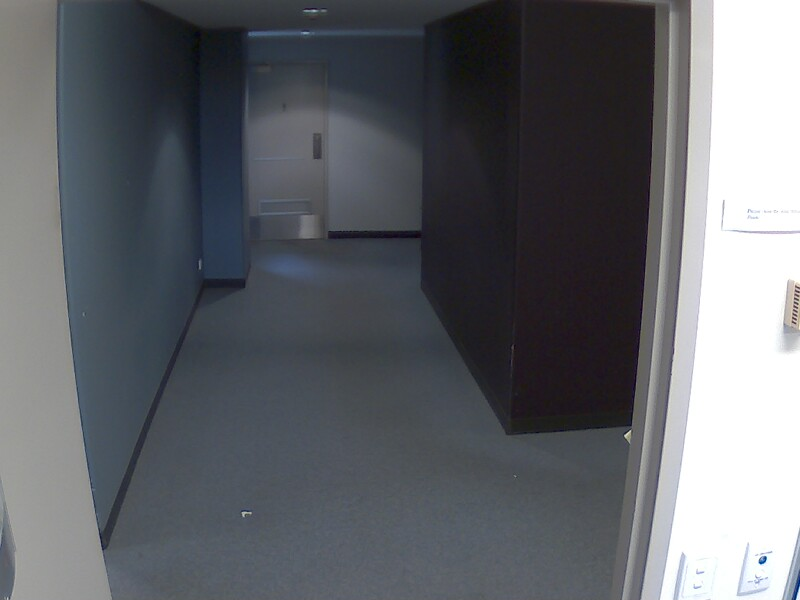
%> input picture Misc/playground_patrick/00000000.jpg, 800 x 600 px, given in place of 00000511.jpg, which was not available
$ octave playground.m   (GNU Octave 9; MATLAB toolbox functions it lacks are replaced by stand-ins)
%> lines starting %> are read from the running program, lines starting %| are printed output that depends on the picture; in (x1, y1, x2, y2) boxes, pixels count from 0 and x2, y2 are one past the last pixel; in counts of white or black regions, pixels touching at a corner belong together; the program's own positions count from 1; pictures that were not available may be replaced by others from this repository, and a replacement may not be noted
clear
close all
clc

image_num = 7;

switch image_num
    case 1
        i1 = imread('00000215.jpg');
        i2 = imread('00000216.jpg');
    case 2
        i1 = imread('00000160.jpg');
        i2 = imread('00000161.jpg');
    case 3
        i1 = imread('00000377.jpg');
        i2 = imread('00000378.jpg');
    case 4
        i1 = imread('00000784.jpg');
        i2 = imread('00000785.jpg');
    case 5
        i1 = imread('00000955.jpg');
        i2 = imread('00000956.jpg');
    case 6
        i1 = imread('00000197.jpg');
        i2 = imread('00000198.jpg');
    case 7
        i1 = imread('00000511.jpg');
%> i1 is the input picture: size 600x800x3 uint8; mean R, G, B 97.5, 100.2, 105.1
        i2 = imread('00000512.jpg');
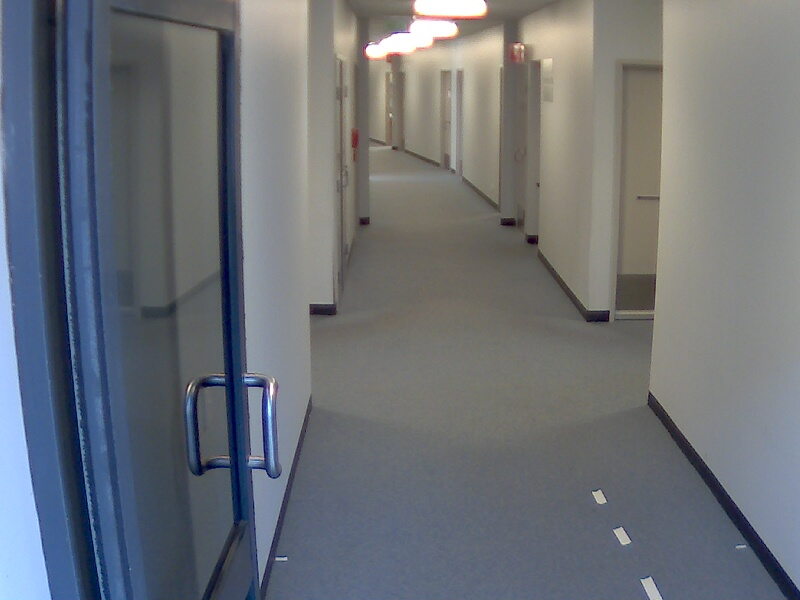
%> input picture Misc/playground_patrick/00000001.jpg, 800 x 600 px, given in place of 00000512.jpg, which was not available
%> i2 is the input picture: size 600x800x3 uint8; mean R, G, B 108.3, 112.7, 118.5

end

img1 = i1;
img2 = i2;
clear i1 i2;
gray1 = img1(:,:,1) * 0.299 + img1(:,:,2) * 0.587 + img1(:,:,3) * 0.114;
gray2 = img2(:,:,1) * 0.299 + img2(:,:,2) * 0.587 + img2(:,:,3) * 0.114;

% Make images zero mean
zero_mean1 = gray1 - mean(gray1(:));
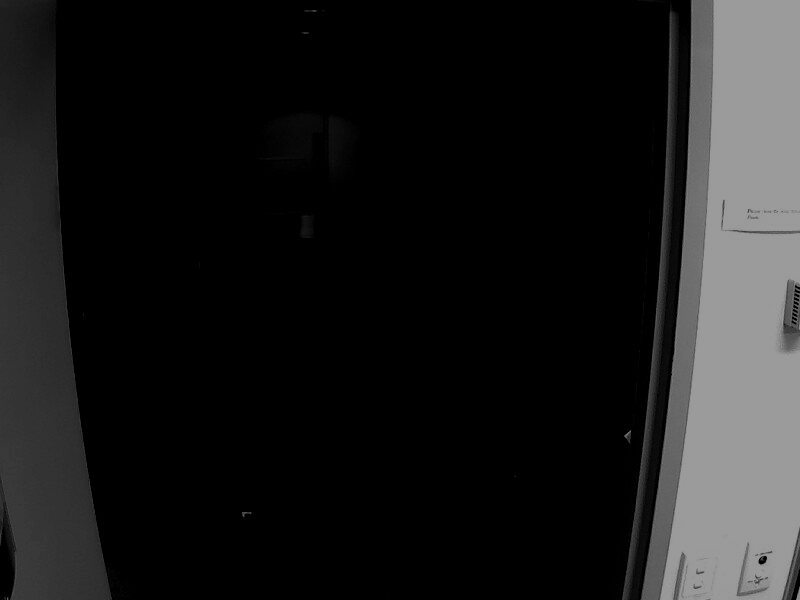
%> zero_mean1: size 600x800 uint8; min 0, max 155, mean 27.1
zero_mean2 = gray2 - mean(gray2(:));
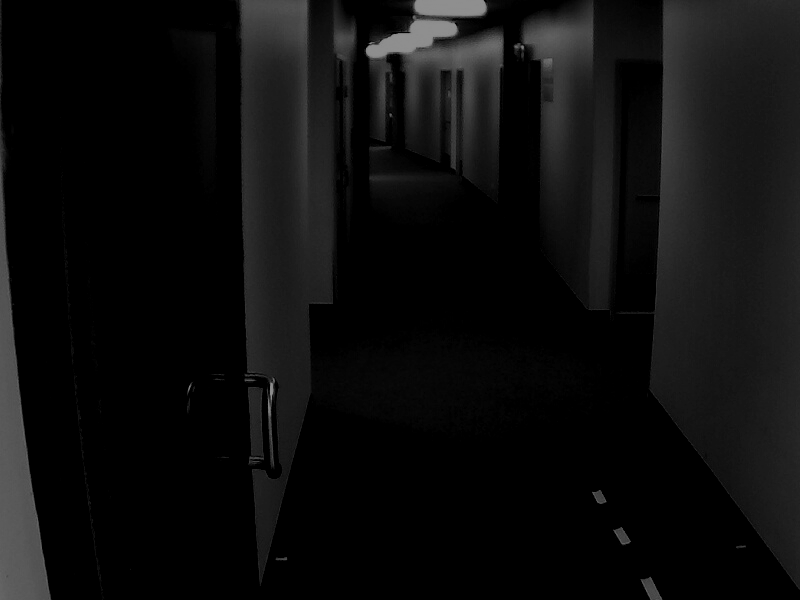
%> zero_mean2: size 600x800 uint8; min 0, max 143, mean 13.5

% Calcluate difference images
img_diff = (zero_mean2 - zero_mean1) .^ 2;

% Remove distortion by gauss filtering
img_diff = imgaussfilt(img_diff, 40);
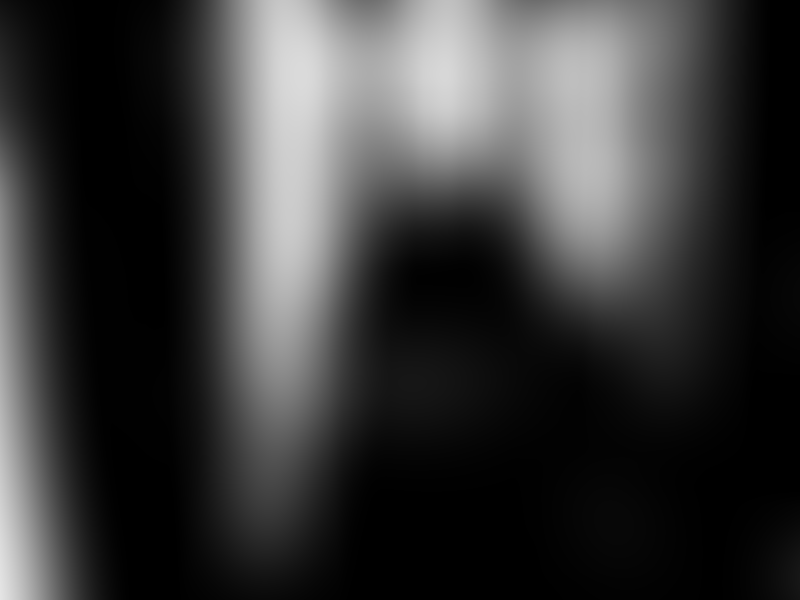
%> img_diff: size 600x800 uint8; min 0, max 229, mean 57.4

% Extract dynamic regions of image
dyn_region = img_diff > 5;
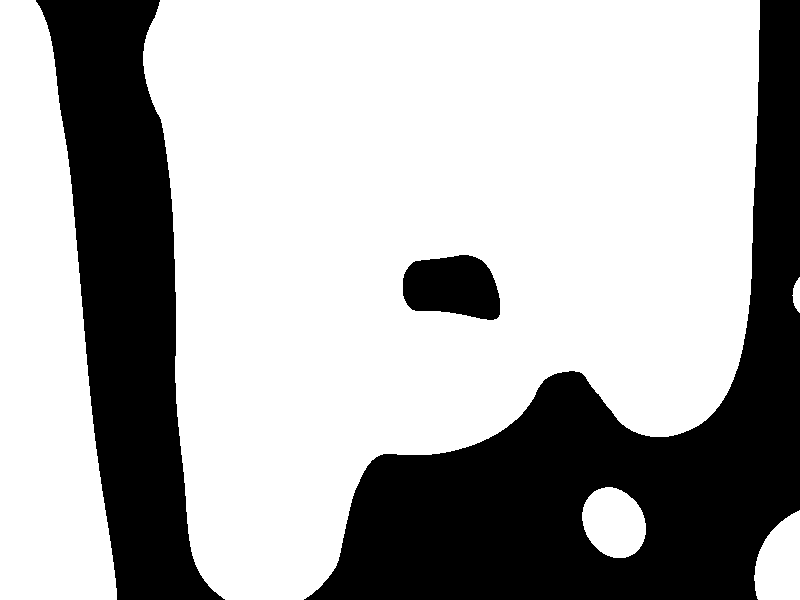
%> dyn_region: size 600x800 logical; 68.1% white; 3 black regions, box (x1, y1, x2, y2) and area: (304, 0, 800, 600) 93018, (36, 0, 225, 600) 54922, (403, 255, 500, 320) 4958

% Make region rectangular
left = find(sum(dyn_region) > 0,1,'first');
%> left = 1
right = find(sum(dyn_region) > 0,1,'last');
%> right = 800
top = find(sum(dyn_region') > 0,1,'first');
%> top = 1
bottom = find(sum(dyn_region') > 0,1,'last');
%> bottom = 600
%dyn_region(top:bottom, left:right) = 1;

% Show dynamic region
figure(1)
subplot(2,2,1)
imshow(uint8(dyn_region) .* img1)
subplot(2,2,2)
imshow(uint8(dyn_region) .* img2)
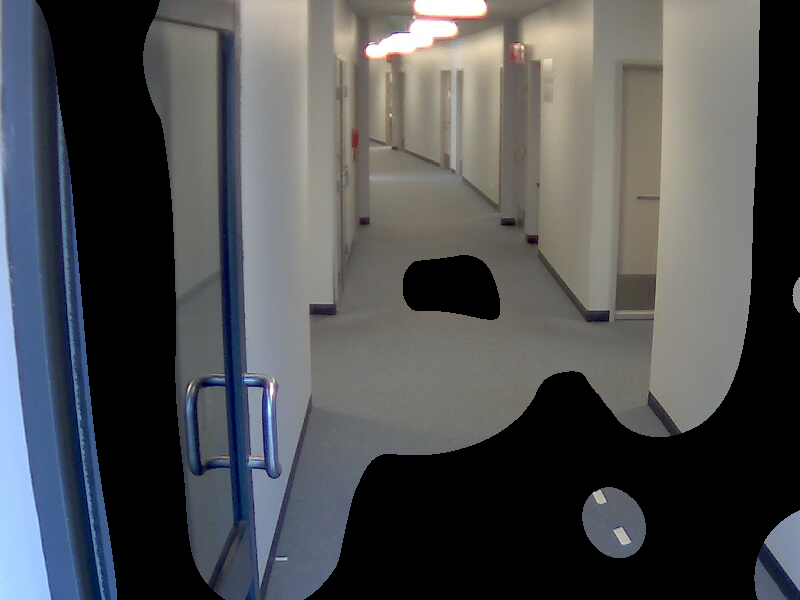
%> displayed picture: size 600x800x3, on the screen's scale of 0 to 255; mean R, G, B 78.5, 80.4, 82.5

% Extract dynamic image parts
clip1 = img1(top:bottom, left:right);
clip2 = img2(top:bottom, left:right);
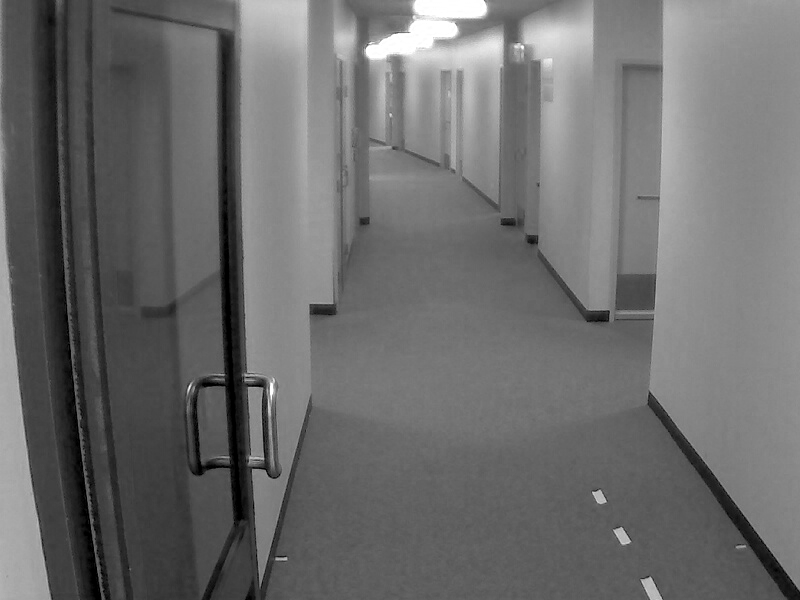
%> clip2: size 600x800 uint8; min 0, max 255, mean 108.3

% Calculate harris-features
s_L = 7; % Segment length
k = 0.05;
m_d = 9; % Minimum distance between features
N = 80; % Max features per tile
%> (the run ends here)
